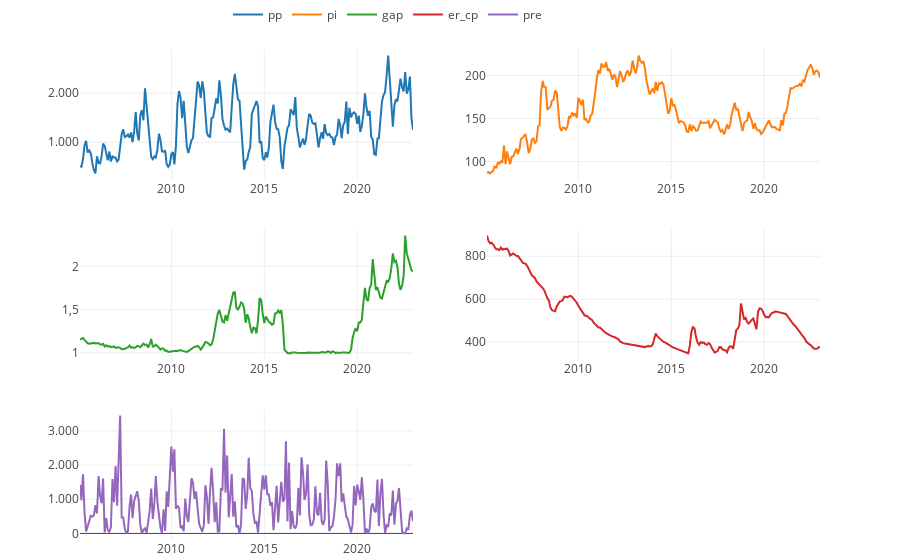

Notebook source saved alongside this figure:
### Code cell
from plotly.subplots import make_subplots

# Create subplots, assuming df has 4 variables
fig = make_subplots(rows=3, cols=2)

# Loop over the columns of the DataFrame
for i, variable in enumerate(df.columns):
    # Calculate the row and col index for the subplot
    row = i // 2 + 1
    col = i % 2 + 1
    fig.add_trace(go.Scatter(x=df.index, y=df[variable], mode='lines', name=variable), row=row, col=col)
fig.update_layout(template = None, separators = ",.",
                #   title_text = "Evolución histórica de las variables",
                  legend = dict(orientation = "h", x=.2, y=1.1),
                  margin = dict(t = 0, b=20)
                #   height = 600
                  )
fig.update_yaxes(tickformat = ",")
fig.write_image("./output/variables_exploration/evolucion_historica.pdf")
fig

### Figure 1 — Plotly figure (JSON) as saved in the notebook; plotly's stock layout.template omitted (floating-point values rounded to 4 significant figures; data arrays with more than 128 entries replaced by an {"elided": "..."} marker saying what was removed)
{"data": [{"mode": "lines", "name": "pp", "type": "scatter", "x": {"elided": "216 str values"}, "xaxis": "x", "y": {"elided": "216 float values"}, "yaxis": "y"}, {"mode": "lines", "name": "pi", "type": "scatter", "x": {"elided": "216 str values"}, "xaxis": "x2", "y": {"elided": "216 float values"}, "yaxis": "y2"}, {"mode": "lines", "name": "gap", "type": "scatter", "x": {"elided": "216 str values"}, "xaxis": "x3", "y": {"elided": "216 float values"}, "yaxis": "y3"}, {"mode": "lines", "name": "er_cp", "type": "scatter", "x": {"elided": "216 str values"}, "xaxis": "x4", "y": {"elided": "216 float values"}, "yaxis": "y4"}, {"mode": "lines", "name": "pre", "type": "scatter", "x": {"elided": "216 str values"}, "xaxis": "x5", "y": {"elided": "216 float values"}, "yaxis": "y5"}], "layout": {"legend": {"orientation": "h", "x": 0.2, "y": 1.1}, "margin": {"b": 20, "t": 0}, "separators": ",.", "xaxis": {"anchor": "y", "domain": [0, 0.45]}, "xaxis2": {"anchor": "y2", "domain": [0.55, 1]}, "xaxis3": {"anchor": "y3", "domain": [0, 0.45]}, "xaxis4": {"anchor": "y4", "domain": [0.55, 1]}, "xaxis5": {"anchor": "y5", "domain": [0, 0.45]}, "xaxis6": {"anchor": "y6", "domain": [0.55, 1]}, "yaxis": {"anchor": "x", "domain": [0.7333, 1], "tickformat": ","}, "yaxis2": {"anchor": "x2", "domain": [0.7333, 1], "tickformat": ","}, "yaxis3": {"anchor": "x3", "domain": [0.3667, 0.6333], "tickformat": ","}, "yaxis4": {"anchor": "x4", "domain": [0.3667, 0.6333], "tickformat": ","}, "yaxis5": {"anchor": "x5", "domain": [0, 0.2667], "tickformat": ","}, "yaxis6": {"anchor": "x6", "domain": [0, 0.2667], "tickformat": ","}}}
